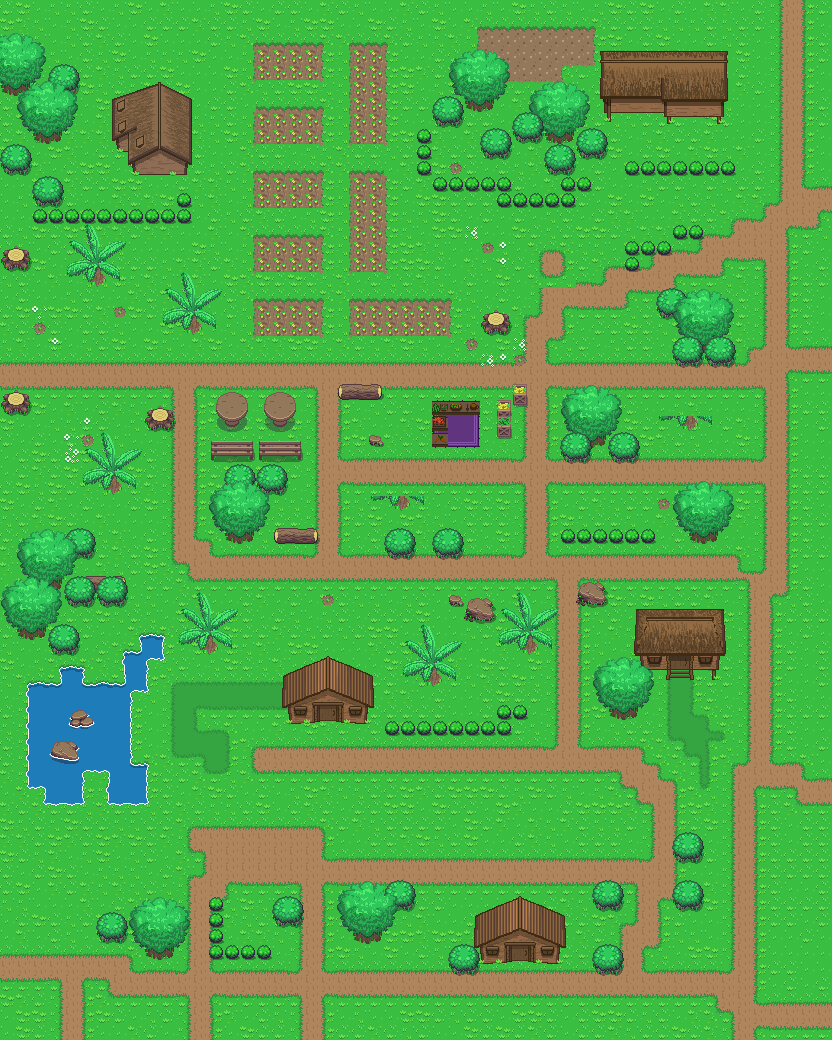

This game map was drawn from its Tiled (.tmx) file and the tilesets committed beside it. A one-line description and the trimmed map source follow:
An orthogonal 52x65 tile map with 16x16 px tiles, 10 tile layers (Base, endblocks, Cliff, Objects 1, ...), 2 tilesets.

<map version="1.0" tiledversion="1.0.2" orientation="orthogonal" renderorder="left-down" width="52" height="65" tilewidth="16" tileheight="16" nextobjectid="1">
 <properties>
  <property name="unity:sortingLayerName" value="AbovePlayer" />
 </properties>
 <tileset firstgid="1" source="../Tileset/Overworld.tsx" />
 <tileset firstgid="1729" source="../Tileset/Building.tsx" />
 <layer name="Base" width="52" height="65">
  <data>[3380 cells, 3380 non-empty, 56 distinct tile ids]</data>
 </layer>
 <layer name="endblocks" width="52" height="65">
  <data>[3380 cells, 0 non-empty, 0 distinct tile ids]</data>
 </layer>
 <layer name="Cliff" width="52" height="65">
  <data>[3380 cells, 0 non-empty, 0 distinct tile ids]</data>
 </layer>
 <layer name="Objects 1" width="52" height="65">
  <data>[3380 cells, 91 non-empty, 49 distinct tile ids]</data>
 </layer>
 <layer name="Plants 1" width="52" height="65">
  <data>[3380 cells, 223 non-empty, 21 distinct tile ids]</data>
 </layer>
 <layer name="Buildings 1" width="52" height="65">
  <data>[3380 cells, 145 non-empty, 117 distinct tile ids]</data>
 </layer>
 <layer name="Buildings 2" width="52" height="65">
  <data>[3380 cells, 0 non-empty, 0 distinct tile ids]</data>
 </layer>
 <layer name="Objects 2" width="52" height="65">
  <data>[3380 cells, 5 non-empty, 5 distinct tile ids]</data>
 </layer>
 <layer name="Plants 2" width="52" height="65">
  <data>[3380 cells, 52 non-empty, 4 distinct tile ids]</data>
 </layer>
 <layer name="Above Player" width="52" height="65">
  <data>[3380 cells, 262 non-empty, 61 distinct tile ids]</data>
 </layer>
</map>
